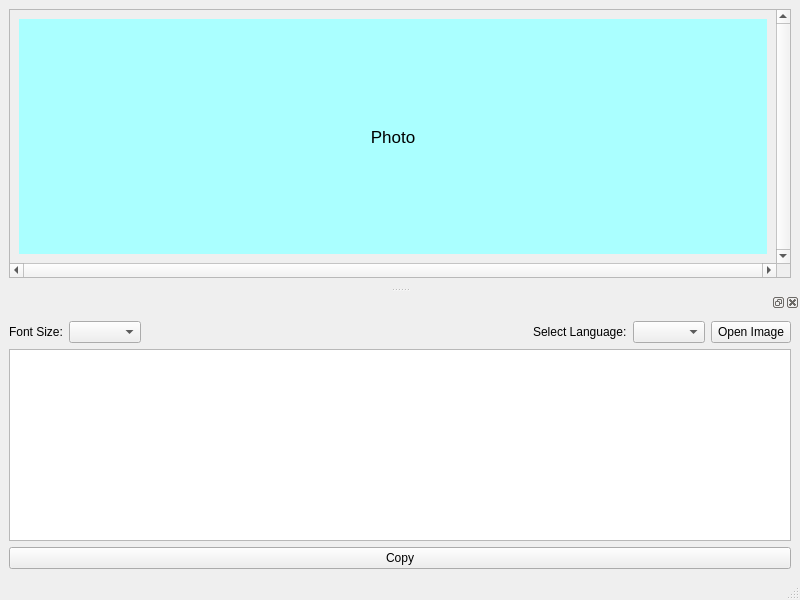
<?xml version="1.0" encoding="UTF-8"?>
<ui version="4.0">
 <class>MainWindow</class>
 <widget class="QMainWindow" name="MainWindow">
  <property name="geometry">
   <rect>
    <x>0</x>
    <y>0</y>
    <width>800</width>
    <height>600</height>
   </rect>
  </property>
  <property name="windowTitle">
   <string>OCR GUI</string>
  </property>
  <widget class="QWidget" name="centralwidget">
   <layout class="QGridLayout" name="gridLayout_3">
    <item row="0" column="0">
     <widget class="QScrollArea" name="scrollArea">
      <property name="verticalScrollBarPolicy">
       <enum>Qt::ScrollBarAlwaysOn</enum>
      </property>
      <property name="horizontalScrollBarPolicy">
       <enum>Qt::ScrollBarAlwaysOn</enum>
      </property>
      <property name="widgetResizable">
       <bool>true</bool>
      </property>
      <widget class="QWidget" name="scrollAreaWidgetContents">
       <property name="geometry">
        <rect>
         <x>0</x>
         <y>0</y>
         <width>755</width>
         <height>213</height>
        </rect>
       </property>
       <layout class="QGridLayout" name="gridLayout">
        <item row="0" column="0">
         <widget class="QLabel" name="label_2">
          <property name="font">
           <font>
            <pointsize>13</pointsize>
           </font>
          </property>
          <property name="styleSheet">
           <string notr="true">background-color: rgb(170, 255, 255);</string>
          </property>
          <property name="text">
           <string>Photo</string>
          </property>
          <property name="alignment">
           <set>Qt::AlignCenter</set>
          </property>
         </widget>
        </item>
       </layout>
      </widget>
     </widget>
    </item>
   </layout>
  </widget>
  <widget class="QStatusBar" name="statusbar"/>
  <widget class="QDockWidget" name="dockWidget">
   <attribute name="dockWidgetArea">
    <number>8</number>
   </attribute>
   <widget class="QWidget" name="dockWidgetContents_2">
    <layout class="QGridLayout" name="gridLayout_2">
     <item row="1" column="0">
      <layout class="QHBoxLayout" name="horizontalLayout">
       <item>
        <widget class="QLabel" name="label_3">
         <property name="text">
          <string>Font Size:</string>
         </property>
        </widget>
       </item>
       <item>
        <widget class="QComboBox" name="comboBox_2"/>
       </item>
       <item>
        <spacer name="horizontalSpacer_2">
         <property name="orientation">
          <enum>Qt::Horizontal</enum>
         </property>
         <property name="sizeHint" stdset="0">
          <size>
           <width>40</width>
           <height>20</height>
          </size>
         </property>
        </spacer>
       </item>
       <item>
        <spacer name="horizontalSpacer">
         <property name="orientation">
          <enum>Qt::Horizontal</enum>
         </property>
         <property name="sizeHint" stdset="0">
          <size>
           <width>40</width>
           <height>20</height>
          </size>
         </property>
        </spacer>
       </item>
       <item>
        <widget class="QLabel" name="label">
         <property name="text">
          <string>Select Language:</string>
         </property>
        </widget>
       </item>
       <item>
        <widget class="QComboBox" name="comboBox"/>
       </item>
       <item>
        <widget class="QPushButton" name="pushButton">
         <property name="text">
          <string>Open Image</string>
         </property>
        </widget>
       </item>
      </layout>
     </item>
     <item row="2" column="0">
      <widget class="QTextEdit" name="textEdit"/>
     </item>
     <item row="3" column="0">
      <widget class="QPushButton" name="pushButton_2">
       <property name="text">
        <string>Copy</string>
       </property>
      </widget>
     </item>
    </layout>
   </widget>
  </widget>
 </widget>
 <resources/>
 <connections/>
</ui>
